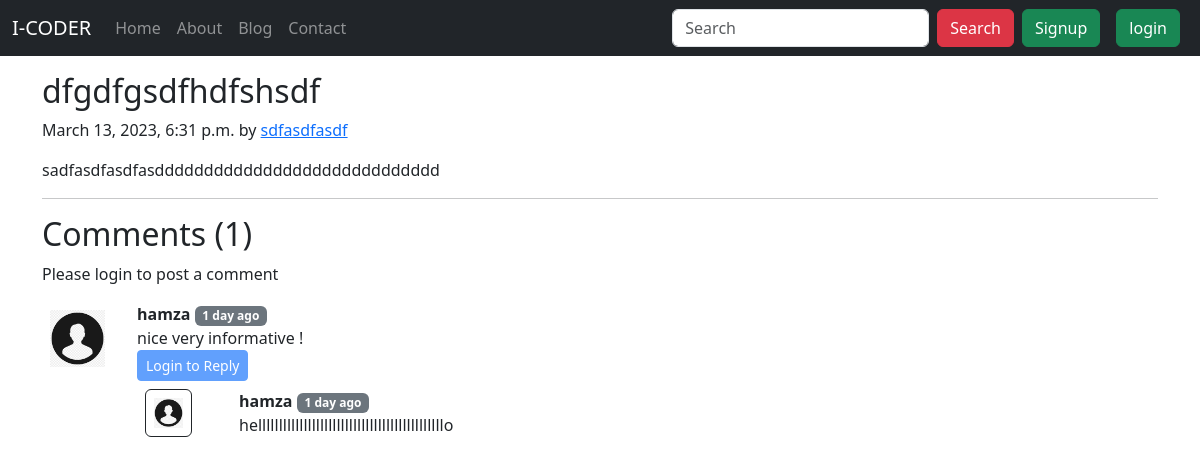
The page /blog/sdfasdfasdfasdfasdf on the database its author committed.
### blog/models.py (models this page shows, shortened)
class Post(models.Model):
    sno=models.AutoField(primary_key=True)
    title=models.CharField(max_length=255)
    author=models.CharField(max_length=14)
    slug=models.CharField(max_length=130)
    timeStamp=models.DateTimeField(blank=True)
    content=models.TextField()

class BlogComment(models.Model):
    sno = models.AutoField(primary_key=True)
    comment = models.TextField()
    user = models.ForeignKey(User,on_delete=models.CASCADE)
    post = models.ForeignKey(Post,on_delete=models.CASCADE)
    parent = models.ForeignKey('self',on_delete=models.CASCADE,null=True)
    timestamp = models.DateTimeField(default=now)

### blog/views.py (the view)
def blogPost(request,slug):
    post = Post.objects.filter(slug=slug).first()
    comment = BlogComment.objects.filter(post=post ,parent=None)
    replies = BlogComment.objects.filter(post=post).exclude(parent=None)
    replyDict ={}
    for reply in replies:
        if reply.parent.sno not in replyDict.keys():
              replyDict[reply.parent.sno] = [reply]
        else:
         replyDict[reply.parent.sno].append(reply)
    contex = {"post":post,'comment':comment,'user':request.user,'replyDict': replyDict}
    print(request)
    return render (request,"blog/blogPost.html",contex)

### blog/templatetags/extras.py (called while the page is built)
@register.filter(name='get_val')
def get_val(dict, key):
    return dict.get(key)

### templates/blog/blogPost.html (shortened to what this page needs)
{% extends 'base.html' %}
{% block body %}
{% load humanize%}
{% load extras %}
<div class="container my-3">
  <div class="blog-post">
    <h2 class="blog-post-title">{{post.title}}</h2>
    <p class="blog-post-meta">{{post.timeStamp}} by <a href="#">{{post.author}}</a></p>
    <p>{{post.content}}</p>
    <hr>
  </div>
</div>
<div class="container">
  <h2> Comments ({{comment.count}})</h2>
  <div class="my-2">
    {% if user.is_authenticated %}
    <form action="/blog/postComment" method="post">
      {% csrf_token %}
      <div class="form-group">
        <label for="exampleInputEmail1">Post Comment </label>
        <input type="text" class="form-control" name="comment" placeholder="Enter comment here">
      </div>
      <input type="hidden" name="postSno" value="{{post.sno}}">
      <input type="hidden" name="parentSno" value="">
      <button type="submit" class="btn btn-primary">Submit</button>
    </form>
    {% else %}
    <p> Please login to post a comment </p>
    {% endif %}
  </div>
  {% for comment in comment %}
  <div class="row my-3">
    <div class="col-md-1  ">
      <img class="rounded mx-auto d-block w-100 p-2" src="/static/img/user.png" alt="user">
    </div>
    <div class="col-md-11 ">
      <b>{{comment.user.username}}</b> <span class="badge badge-secondary ">{{comment.timestamp| naturaltime}}</span>
      <div> {{comment.comment}} </div>
      <div class="replay mx-0">
        {% if user.is_authenticated %}
        <button class="btn btn-sm btn-primary" type="button" data-toggle="collapse" data-target="#replyBox{{comment.sno}}" aria-expanded="false" aria-controls="replyBox{{comment.sno}}">
          Reply
      </button>
      <div class="collapse" id="replyBox{{comment.sno}}">
          <div class="card card-body my-2">
              <form action="/blog/postComment" method="post">
                  {% csrf_token %}
                  <div class="form-group">
                      <label for="comment">Post a reply </label>
                      <input type="text" class="form-control" name="comment" placeholder="Enter comment here">
                      <input type="hidden" name="parentSno" value="{{comment.sno}}">
                  </div>
                  <input type="hidden" name="postSno" value="{{post.sno}}">
                  <button type="submit" class="btn btn-primary">Submit</button>
              </form>
          </div>
      </div>
      {% else %}
      <button class="btn btn-sm btn-primary" type="button" data-toggle="collapse" data-target="#replyBox{{comment.sno}}" aria-expanded="false" aria-controls="replyBox{{comment.sno}}" disabled>
        Login to Reply
    </button><br>
      {% endif %}
      <div class ="replies mx-0">
        {% for reply in replyDict|get_val:comment.sno %}
        <div class="row my-2">
          <div class="col-md-1 ">
              <img class="rounded mx-auto d-block w-75  border border-dark p-2" src="/static/img/user.png" alt="user">
          </div>
          <div class="col-md-11">
              <div class="col-md-11 ">
                  <b> {{reply.user.username}} </b> <span class="badge badge-secondary ">{{reply.timestamp| naturaltime}}</span>
                  <div>{{reply.comment}}</div>
              </div>
              <br>
          </div>
      </div>
        {% endfor %}
      </div>
      </div>
    </div>
  </div>
  {% endfor %}
  {% endblock body %}

### rows shown on the page
Post: title "dfgdfgsdfhdfshsdf", timeStamp "March 13, 2023, 6:31 p.m.", author "sdfasdfasdf", content "sadfasdfasdfasddddddddddddddddddddddddddddd"
BlogComment: user.username "hamza", timestamp "1 day ago", comment "nice very informative !"
BlogComment: user.username "hamza", timestamp "1 day ago", comment "helllllllllllllllllllllllllllllllllllllllllllllo"

### other values the page prints
{{ comment.count }} "1"
